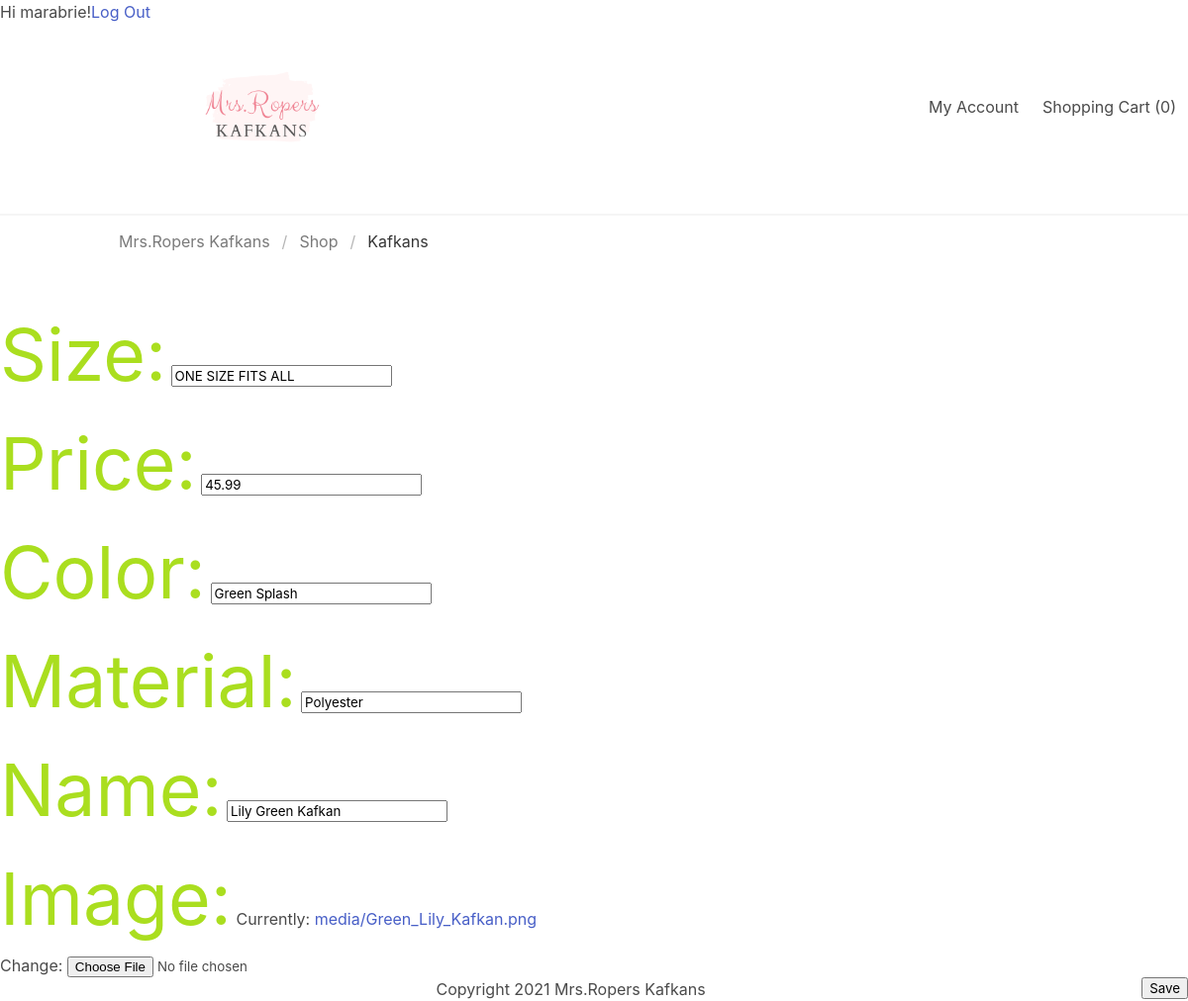
The app's page /kafkan/11/edit/ (signed in) with its own data.
### accounts/models.py (models this page shows, shortened)
class CustomUser(AbstractUser):
    pass

### kafkan_store/models.py (models this page shows, shortened)
class Kafkan(models.Model):
    size = models.CharField(max_length=200)
    price = models.DecimalField(max_digits=10, decimal_places=2)
    color = models.CharField(max_length=100)
    material = models.CharField(max_length=100)
    name = models.CharField(max_length=250, blank=True)
    image = models.ImageField(upload_to="./media")
    author = models.ForeignKey(settings.AUTH_USER_MODEL, on_delete=CASCADE)
    class Meta:
        ordering = ['image']

### kafkan_store/views.py (the view)
# urls.py: path('kafkan/<int:pk>/edit/', views.kafkan_edit, name='kafkan_edit'),
def kafkan_edit(request, pk):
    kafkan = get_object_or_404(Kafkan, pk=pk)
    if request.method == "GET":
        form = KafkanForm( instance=kafkan)
    else:
        form = KafkanForm(request.POST, instance=kafkan)
        if form.is_valid():
            form.save()
            return redirect("kafkan_list")
    return render(request, "kafkan_edit.html", {"form": form, "kafkan": kafkan})

### kafkan_store/forms.py
class KafkanForm(forms.ModelForm):
    class Meta:
        model = Kafkan
        fields = ['size', 'price', 'color', 'material','name', 'image']

### templates/kafkan_edit.html
{% extends 'base.html' %}
{% block content %}
<article class="kafkan">
    <form method="POST" class=post_form>{% csrf_token %}
        {{ form.as_p }}
    <button type='submit' class='save btn btn-save'>Save</button>
    </form>
</article>
{% endblock %}

### templates/base.html (shortened to what this page needs)
{% load static %}
<!DOCTYPE html>
<html>
    <head>
        <link rel="stylesheet" href="{% static 'css/style.css' %}">
        <link rel="stylesheet" type="text/css" href="https://cdn.jsdelivr.net/npm/bulma@0.9.3/css/bulma.min.css">
        <link rel="stylesheet" href="https://cdn.jsdelivr.net/npm/remixicon@2.5.0/fonts/remixicon.css" >
    </head>
    <body>
    <nav class="navbar has-shadow ">
         {% if user.is_authenticated %}
        Hi {{ user.username }}!
        <p><a href="{% url 'logout' %}">Log Out</a></p>
      {% else %}
        <p>You are not logged in</p>
        <a href="{% url 'login' %}">Log In</a> |
        <a id="signup" href="{% url 'signup' %}">Sign Up</a>
      {% endif %}
         <div class="navbar-brand">
            <a class="navbar-item">
                <nav class="level">
                <img src="/static/assets/MrsRopersKafkanslogo.png" alt="site logo"  style="max-height: 200px"  class="py-4 px-4">
                </nav>
            </a>
          </div>
          <div class="navbar-menu is-active" id="nav-links">
            <div class="navbar-end">
              <a class="navbar-item">My Account</a>
              <a class="navbar-item">Shopping Cart (0)</a>
          </div>
    </nav>
  <div class="section pt-4 pb-10">
    <nav class="breadcrumb" aria-label="breadcrumbs">
      <ul class="container is-size">
        <li><a class="has-text-grey">Mrs.Ropers Kafkans</a></li>
        <li><a class="has-text-grey">Shop</a></li>
        <li class="is-active"><a href="#">Kafkans</a></li>
      </ul>
    </nav>
  </div>
  {% block content %}
  {% endblock %}
  <footer class="class">
    <div class="content has-text-centered">
      <p>Copyright 2021 Mrs.Ropers Kafkans</p>
      </div>
  </footer>
</body>
</html>
</body>
</html>

### kafkan_store/static/css/style.css (style rules this page uses)
body { padding-left: 15px; }
.save { float: right; }
label { color:#AADE1F; font-size: 55pt; }

### records on screen
CustomUser: username "marabrie"
Kafkan: size "ONE SIZE FITS ALL", price "45.99", color "Green Splash", material "Polyester", name "Lily Green Kafkan"
